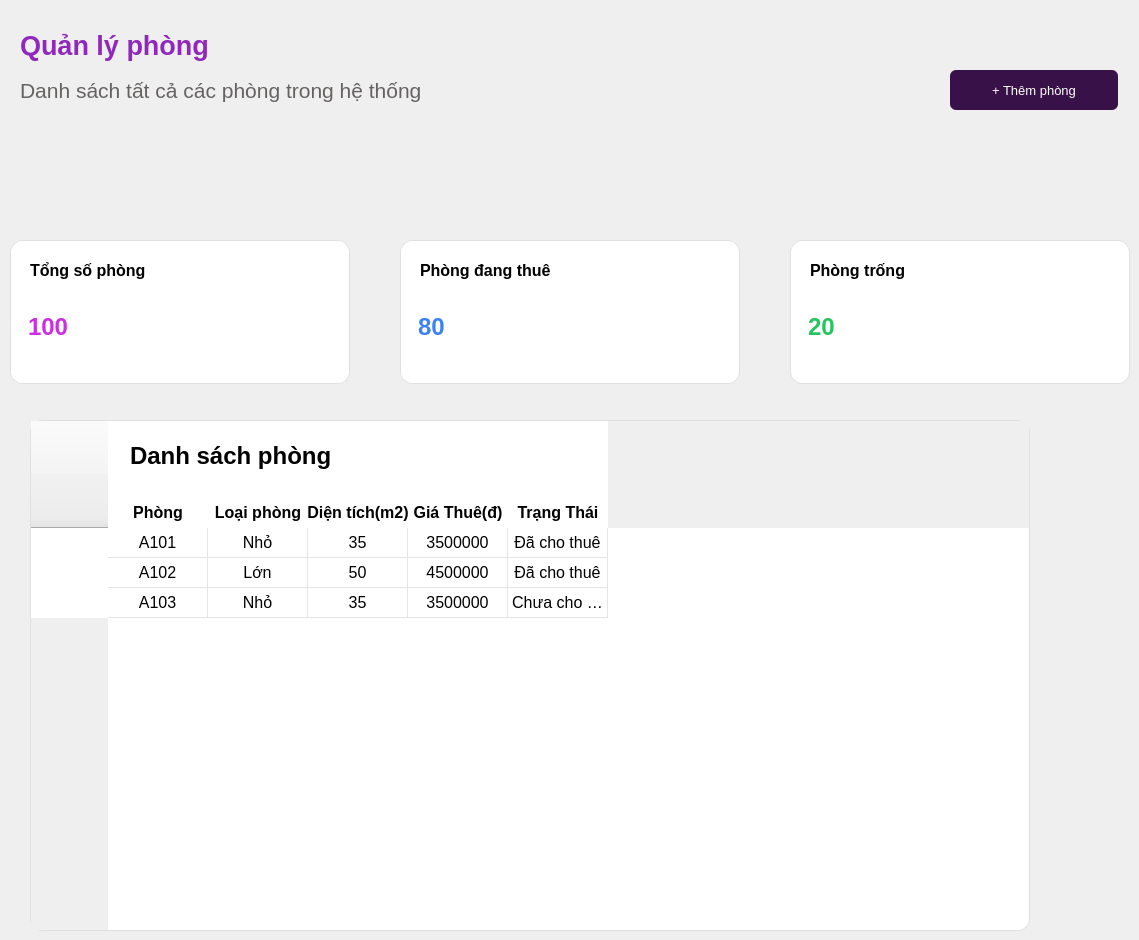
    <widget class="QWidget" name="page_2">
     <widget class="QLabel" name="label_4">
      <property name="geometry">
       <rect>
        <x>20</x>
        <y>30</y>
        <width>431</width>
        <height>91</height>
       </rect>
      </property>
      <property name="font">
       <font>
        <family>Arial</family>
        <pointsize>20</pointsize>
        <weight>75</weight>
        <bold>true</bold>
       </font>
      </property>
      <property name="text">
       <string>&lt;html&gt;&lt;head/&gt;&lt;body&gt;&lt;p&gt;&lt;span style=&quot; color:#9028bd;&quot;&gt;Quản lý phòng&lt;/span&gt;&lt;/p&gt;&lt;p&gt;&lt;span style=&quot; font-size:16pt; font-weight:400; color:#666262;&quot;&gt;Danh sách tất cả các phòng trong hệ thống&lt;/span&gt;&lt;br/&gt;&lt;/p&gt;&lt;/body&gt;&lt;/html&gt;</string>
      </property>
     </widget>
     <widget class="QPushButton" name="pb_addRoom">
      <property name="geometry">
       <rect>
        <x>950</x>
        <y>70</y>
        <width>168</width>
        <height>40</height>
       </rect>
      </property>
      <property name="font">
       <font>
        <family>Arial</family>
        <pointsize>10</pointsize>
       </font>
      </property>
      <property name="styleSheet">
       <string notr="true">QPushButton {
    border: none;
    padding: 10px 15px;
    color: white;
	background-color: #391149;
 	border-radius: 6px
}
</string>
      </property>
      <property name="text">
       <string>+ Thêm phòng</string>
      </property>
     </widget>
     <widget class="QLineEdit" name="lne_room_dangthue">
      <property name="geometry">
       <rect>
        <x>400</x>
        <y>240</y>
        <width>340</width>
        <height>144</height>
       </rect>
      </property>
      <property name="font">
       <font>
        <family>Arial</family>
        <pointsize>18</pointsize>
        <weight>75</weight>
        <bold>true</bold>
       </font>
      </property>
      <property name="styleSheet">
       <string notr="true">QLineEdit{
border:1px solid #e0e0e0;
border-radius:12px;
padding-top:30px;
padding-left:15px;
color:#3B82F6; 
}</string>
      </property>
      <property name="text">
       <string>80</string>
      </property>
     </widget>
     <widget class="QLineEdit" name="lne_sumRoom">
      <property name="geometry">
       <rect>
        <x>10</x>
        <y>240</y>
        <width>340</width>
        <height>144</height>
       </rect>
      </property>
      <property name="font">
       <font>
        <family>Arial</family>
        <pointsize>18</pointsize>
        <weight>75</weight>
        <bold>true</bold>
       </font>
      </property>
      <property name="styleSheet">
       <string notr="true">QLineEdit{
border:1px solid #e0e0e0;
border-radius:12px;
padding-top:30px;
padding-left:15px;
color:#CB30E0; 
}</string>
      </property>
      <property name="text">
       <string>100</string>
      </property>
     </widget>
     <widget class="QLineEdit" name="lne_phongTrong">
      <property name="geometry">
       <rect>
        <x>790</x>
        <y>240</y>
        <width>340</width>
        <height>144</height>
       </rect>
      </property>
      <property name="font">
       <font>
        <family>Arial</family>
        <pointsize>18</pointsize>
        <weight>75</weight>
        <bold>true</bold>
       </font>
      </property>
      <property name="styleSheet">
       <string notr="true">QLineEdit{
border:1px solid #e0e0e0;
border-radius:12px;
padding-top:30px;
padding-left:15px;
color: #22C55E;
}</string>
      </property>
      <property name="text">
       <string>20</string>
      </property>
     </widget>
     <widget class="QLabel" name="label_20">
      <property name="geometry">
       <rect>
        <x>420</x>
        <y>250</y>
        <width>241</width>
        <height>41</height>
       </rect>
      </property>
      <property name="font">
       <font>
        <family>Arial</family>
        <pointsize>12</pointsize>
        <weight>75</weight>
        <bold>true</bold>
       </font>
      </property>
      <property name="text">
       <string>Phòng đang thuê</string>
      </property>
     </widget>
     <widget class="QLabel" name="label_15">
      <property name="geometry">
       <rect>
        <x>30</x>
        <y>250</y>
        <width>241</width>
        <height>41</height>
       </rect>
      </property>
      <property name="font">
       <font>
        <family>Arial</family>
        <pointsize>12</pointsize>
        <weight>75</weight>
        <bold>true</bold>
       </font>
      </property>
      <property name="text">
       <string>Tổng số phòng</string>
      </property>
     </widget>
     <widget class="QLabel" name="label_17">
      <property name="geometry">
       <rect>
        <x>810</x>
        <y>250</y>
        <width>241</width>
        <height>41</height>
       </rect>
      </property>
      <property name="font">
       <font>
        <family>Arial</family>
        <pointsize>12</pointsize>
        <weight>75</weight>
        <bold>true</bold>
       </font>
      </property>
      <property name="text">
       <string>Phòng trống</string>
      </property>
     </widget>
     <widget class="QTableWidget" name="tableWidget_Room">
      <property name="geometry">
       <rect>
        <x>30</x>
        <y>420</y>
        <width>1000</width>
        <height>511</height>
       </rect>
      </property>
      <property name="styleSheet">
       <string notr="true">QTableWidget{
    background:white;
	border:1px solid #e0e0e0;
	border-radius:12px;
    gridline-color:#e5e5e5;
}

QHeaderView::section{
    background:white;
    border:none;
    font-weight:bold;
	font-size:16px;
    qproperty-alignment: AlignCenter;
    padding-top:75px;
}

QTableWidget::item{
    padding:8px;
}</string>
      </property>
      <row>
       <property name="text">
        <string>1</string>
       </property>
      </row>
      <row>
       <property name="text">
        <string>New Row</string>
       </property>
      </row>
      <row>
       <property name="text">
        <string>New Row</string>
       </property>
      </row>
      <column>
       <property name="text">
        <string>Phòng</string>
       </property>
       <property name="font">
        <font>
         <family>Arial</family>
         <pointsize>18</pointsize>
         <weight>75</weight>
         <bold>true</bold>
        </font>
       </property>
      </column>
      <column>
       <property name="text">
        <string>Loại phòng</string>
       </property>
       <property name="font">
        <font>
         <family>Arial</family>
         <pointsize>18</pointsize>
         <weight>75</weight>
         <bold>true</bold>
        </font>
       </property>
      </column>
      <column>
       <property name="text">
        <string>Diện tích(m2)</string>
       </property>
       <property name="font">
        <font>
         <family>Arial</family>
         <pointsize>18</pointsize>
         <weight>75</weight>
         <bold>true</bold>
        </font>
       </property>
      </column>
      <column>
       <property name="text">
        <string>Giá Thuê(đ)</string>
       </property>
       <property name="font">
        <font>
         <family>Arial</family>
         <pointsize>18</pointsize>
         <weight>75</weight>
         <bold>true</bold>
        </font>
       </property>
      </column>
      <column>
       <property name="text">
        <string>Trạng Thái</string>
       </property>
       <property name="font">
        <font>
         <family>Arial</family>
         <pointsize>18</pointsize>
         <weight>75</weight>
         <bold>true</bold>
        </font>
       </property>
      </column>
      <item row="0" column="0">
       <property name="text">
        <string>A101</string>
       </property>
       <property name="font">
        <font>
         <family>Arial</family>
         <pointsize>12</pointsize>
        </font>
       </property>
       <property name="textAlignment">
        <set>AlignCenter</set>
       </property>
      </item>
      <item row="0" column="1">
       <property name="text">
        <string>Nhỏ</string>
       </property>
       <property name="font">
        <font>
         <family>Arial</family>
         <pointsize>12</pointsize>
        </font>
       </property>
       <property name="textAlignment">
        <set>AlignCenter</set>
       </property>
      </item>
      <item row="0" column="2">
       <property name="text">
        <string>35</string>
       </property>
       <property name="font">
        <font>
         <family>Arial</family>
         <pointsize>12</pointsize>
        </font>
       </property>
       <property name="textAlignment">
        <set>AlignCenter</set>
       </property>
      </item>
      <item row="0" column="3">
       <property name="text">
        <string>3500000</string>
       </property>
       <property name="font">
        <font>
         <family>Arial</family>
         <pointsize>12</pointsize>
        </font>
       </property>
       <property name="textAlignment">
        <set>AlignCenter</set>
       </property>
      </item>
      <item row="0" column="4">
       <property name="text">
        <string>Đã cho thuê</string>
       </property>
       <property name="font">
        <font>
         <family>Arial</family>
         <pointsize>12</pointsize>
        </font>
       </property>
       <property name="textAlignment">
        <set>AlignCenter</set>
       </property>
      </item>
      <item row="1" column="0">
       <property name="text">
        <string>A102</string>
       </property>
       <property name="font">
        <font>
         <family>Arial</family>
         <pointsize>12</pointsize>
        </font>
       </property>
       <property name="textAlignment">
        <set>AlignCenter</set>
       </property>
       <property name="foreground">
        <brush brushstyle="NoBrush">
         <color alpha="255">
          <red>3</red>
          <green>0</green>
          <blue>0</blue>
         </color>
        </brush>
       </property>
      </item>
      <item row="1" column="1">
       <property name="text">
        <string>Lớn</string>
       </property>
       <property name="font">
        <font>
         <family>Arial</family>
         <pointsize>12</pointsize>
        </font>
       </property>
       <property name="textAlignment">
        <set>AlignCenter</set>
       </property>
      </item>
      <item row="1" column="2">
       <property name="text">
        <string>50</string>
       </property>
       <property name="font">
        <font>
         <family>Arial</family>
         <pointsize>12</pointsize>
        </font>
       </property>
       <property name="textAlignment">
        <set>AlignCenter</set>
       </property>
      </item>
      <item row="1" column="3">
       <property name="text">
        <string>4500000</string>
       </property>
       <property name="font">
        <font>
         <family>Arial</family>
         <pointsize>12</pointsize>
        </font>
       </property>
       <property name="textAlignment">
        <set>AlignCenter</set>
       </property>
      </item>
      <item row="1" column="4">
       <property name="text">
        <string>Đã cho thuê</string>
       </property>
       <property name="font">
        <font>
         <family>Arial</family>
         <pointsize>12</pointsize>
        </font>
       </property>
       <property name="textAlignment">
        <set>AlignCenter</set>
       </property>
      </item>
      <item row="2" column="0">
       <property name="text">
        <string>A103</string>
       </property>
       <property name="font">
        <font>
         <family>Arial</family>
         <pointsize>12</pointsize>
        </font>
       </property>
       <property name="textAlignment">
        <set>AlignCenter</set>
       </property>
      </item>
      <item row="2" column="1">
       <property name="text">
        <string>Nhỏ</string>
       </property>
       <property name="font">
        <font>
         <family>Arial</family>
         <pointsize>12</pointsize>
        </font>
       </property>
       <property name="textAlignment">
        <set>AlignCenter</set>
       </property>
      </item>
      <item row="2" column="2">
       <property name="text">
        <string>35</string>
       </property>
       <property name="font">
        <font>
         <family>Arial</family>
         <pointsize>12</pointsize>
        </font>
       </property>
       <property name="textAlignment">
        <set>AlignCenter</set>
       </property>
      </item>
      <item row="2" column="3">
       <property name="text">
        <string>3500000</string>
       </property>
       <property name="font">
        <font>
         <family>Arial</family>
         <pointsize>12</pointsize>
        </font>
       </property>
       <property name="textAlignment">
        <set>AlignCenter</set>
       </property>
      </item>
      <item row="2" column="4">
       <property name="text">
        <string>Chưa cho thuê</string>
       </property>
       <property name="font">
        <font>
         <family>Arial</family>
         <pointsize>12</pointsize>
        </font>
       </property>
       <property name="textAlignment">
        <set>AlignCenter</set>
       </property>
      </item>
     </widget>
     <widget class="QLabel" name="label_2">
      <property name="geometry">
       <rect>
        <x>130</x>
        <y>440</y>
        <width>241</width>
        <height>31</height>
       </rect>
      </property>
      <property name="font">
       <font>
        <family>Arial</family>
        <pointsize>18</pointsize>
        <weight>75</weight>
        <bold>true</bold>
       </font>
      </property>
      <property name="text">
       <string>Danh sách phòng</string>
      </property>
     </widget>
    </widget>
